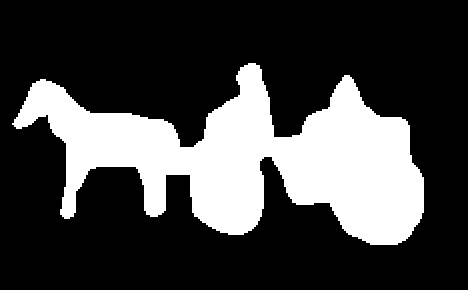
%> input picture 10-bai07-skeleton-pruning/carriage-17.gif, 468 x 290 px
$ octave Test.m   (GNU Octave 9; MATLAB toolbox functions it lacks are replaced by stand-ins)
%> lines starting %> are read from the running program, lines starting %| are printed output that depends on the picture; in (x1, y1, x2, y2) boxes, pixels count from 0 and x2, y2 are one past the last pixel; in counts of white or black regions, pixels touching at a corner belong together; the program's own positions count from 1
### 05-bai07-skeleton-pruning/GetContour1.m
function  [aa,bb,edge]=GetContour(bw)
%----------------------------------------
%Name: contour=GetContour(bw)
%Desc: To get the point's position along the boundary
%      bw is a n¡Án matrix
%Para: In bw, Non-zero point present the position of the shape
%Return:aa ,bb--the point's position along the boundary
%----------------------------------------
if max(max(bw))>1;

    I2=im2bw(bw,0.5);
else
    I2=bw;
end

[mm,nn]=size(bw);
   I3=bwperim(I2);
 edge=zeros(mm,nn);
   i=1;
   for j=1:nn;
       I3(i,j)=0;
   end
   i=mm;
   for j=1:nn;
       I3(i,j)=0;
   end
   j=1;
   for i=1:mm;
       I3(i,j)=0;
   end
   j=nn;
   for i=1:mm;
       I3(i,j)=0;
   end


   dx=[-1,-1,-1,0,1,1,1,0];
   dy=[-1,0,1,1,1,0,-1,-1];
   for i=1:mm;
       for j=1:nn;

           y=j;
           x=mm-i+1;
           if I3(x,y)==1;
               sx=x;
               sy=y;
           end
       end
   end
   cx=sx;
   cy=sy;
   temp=0;
   NO=1;

   bFindStartPoint = 0;
   while(~bFindStartPoint);
       aa(NO)=cx;
       bb(NO)=cy;
       edge(cx,cy)=1;
       bFindPoint =0;
       while ~bFindPoint;
               tx=cx+dx(temp+1);
               ty=cy+dy(temp+1);
               pixel = I3(tx,ty);
               if pixel==1;
                   bFindPoint = 1;
                   cx=tx;
                   cy=ty;
                   if cx==sx&cy==sy;
                       bFindStartPoint=1;
                   end
                   temp=temp-1;
                   if temp==-1;
                       temp=7;
                   end
                   temp=temp-1;
                   if temp==-1;
                       temp=7;
                   end
               else
                   temp=temp+1;
                   if temp==8;
                       temp=0;
                   end
               end
           end
           NO=NO+1;

       end


### 10-bai07-skeleton-pruning/div_skeleton_new.m

function [bw,I0,x,y,x1,y1,aa,bb]=div_skeleton_new(ro,T1,I0,no_vertice)
% function [bw,I0,x,y,x1,y1,aa,bb]=div_skeleton_new(ro,T1,I0,no_vertice)
%Output: bw is skeleton image, I0 is original image
%        [x,y] is DCE verices, and [x1,y1] is skeleton endpoints
%        [aa,bb] is the original contour
%input : ro is always set as 4, and
%T1 is the parameter for evaluating the intersection, it is distance in pixels
%I0 is the input binary image,
%no_vertice is the number of vertices of the polygon similified by DCE.


if max(max(I0))>1;
I0=im2bw(I0);
end
%I0=1-I0;%add
%[aa,bb,I5]=GetContour(I0);
 [aa,bb,I5]=GetContour1(I0);

%[aa,bb]=TraceContour(I1)

%I2=im2bw(I1,0.5);
I3=bwperim(I0);

[s,value]=evolution([aa',bb'],no_vertice);
a=s(:,1);
b=s(:,2);
NO=length(a);


    [convex_temp,concave_temp]=FindConvex(a,b,NO);
     convex=zeros(1,NO);
     convex(convex_temp)=1;

   m=length(a);
    for i=1:m;
        intersect(i)=Intersecto(a,b,i,concave_temp,T1);
    end
    final=convex-intersect;
    remain=find(final==1);
    NONO=length(remain);
    aaa=a(remain); bbb=b(remain);

mark=Curvediv1(aa,bb,aaa,bbb,NONO,I3);
[p,q]=find(mark~=0);
u=length(p);
for i=1:u;
    mark(p(i),q(i))=mark(p(i),q(i))+1;
end
mark=MarkOther(mark, I3, I5);
bw=SkeletonGrow1(I0,ro,mark);
x=a;
x(NO+1)=a(1);
y=b;
y(NO+1)=b(1);
x1=aaa;
y1=bbb;

%figure;plot(x,y);
%figure;plot(aa,bb);

### 05-bai07-skeleton-pruning/evolution.m
function [s, value, delval]=evolution(slist,number,maxvalue,keepEndpoints,processUntilConvex,show)
%EVOLUTION(slist, number,<maxvalue>,<keepEndpoints>,<processUntilConvex><show>)
% discrete curve evolution of slist to n points
%input: slist, number of vertices in resulting list
%       optional: maxvalue: stop criterion,if >0.0 value overrides number
%       optional: keepEndpoints. if set to 1, endpoints are NOT deleted
%       optional: processUntilConvex. if set to 1, evolution continues until
%                 shape is convex
%       optional: show: displayflag
%output: s=simplificated list
%			value= vector containing values of remaining vertices in point-order
%			delval= vector containing values of deleted vertices in order of deletion


% this function is not speed-optimized, it is near a simple brute force
% implementation !

% blocking of vertices is taken into account.
if exist('keepEndpoints')==0
    keepEndpoints=0;
end

if exist('processUntilConvex==0')==0
    processUntilConvex=0;
end

% [5 lines of commented-out code are left out]
display = 0;

if (exist('maxvalue')) & maxvalue > 0
   number=3;
else
   maxvalue=inf;
end

if (processUntilConvex>0)
    number=3;
    maxValue = inf;
end

if (number<3) | (length(slist)<=3)
   fprintf('WARNING (evolution): less than 3 vertices\n')
   s=slist;
   return
end

delval=[];
peri=polperimetr([slist;slist(1,:)]);
s=slist;

%initialize value vector (containing the information value of each vertex)
value=zeros(length(s),1);
for i=1:length(s)
	value(i)=relevance(s,i,peri,keepEndpoints);
end


m=-1;
%mainloop
while 1

   if display
   	plotslist(s,1);
      fprintf('value of deleted vertex: %7.5f\n',m);
      pause;
   end

   if processUntilConvex & isConvex(s)
       break;                   % => ready
   end

   if number >= length(s)
      break;						% => ready
   end


   [m i]=min(value);				%find min. value
   if m > maxvalue				% => ready
      break
   end


   % test blocking
   if m > 0
      bf=blocked(s,i);

      % if vertex is blocked, find first non-blocked vertex
      % this procedure is separated from the 'usual min-case'
      % for speed-reasons (sort is needed instead of min)
      if bf
         [rel ind]=sort(value);
         j=2;
      	m=1e16;  %inf.

         while j <= length(s)
         	i=ind(j);
         	bf=blocked(s,i);
         	if bf==0
         	   m=rel(j);
         	   break;
            end
            j=j+1;
      	end

      	if m>maxvalue
         	break;					% => ready.
      	end
      end
   end

   %delete vertex
   px=s(i,1);
   py=s(i,2);		% keep coordinates
   s(i,:)=[];
   value(i)=[];
   delval=[delval; m];


   %neighbouring vertices
   i0=i-1;
   i1=i;
   if i0==0
   	i0=length(s);
	elseif i1>length(s)
   	i1=1;
   end


   %neighbouring vertices changed value
   value(i0)=relevance(s,i0,peri,keepEndpoints);
   value(i1)=relevance(s,i1,peri,keepEndpoints);

end %while
return

%-------------------------------------------
%RELEVANCE
%returns normalized relevance measure of required index

function v=relevance(s,index,peri,keepEndpoints)

if keepEndpoints
    if index==1 | index == length(s(:,1))
        v=inf;
        return;
    end
end

%vertices
i0=index-1;
i1=index;
i2=index+1;
if i0==0
   i0=length(s);
elseif i2>length(s)
   i2=1;
end

%segments
seg1x=s(i1,1)-s(i0,1);
seg1y=s(i1,2)-s(i0,2);
seg2x=s(i1,1)-s(i2,1);
seg2y=s(i1,2)-s(i2,2);

l1=sqrt(seg1x*seg1x + seg1y*seg1y);
l2=sqrt(seg2x*seg2x + seg2y*seg2y);

%turning angle (0-180)
a=180 - acos(([seg1x seg1y]*[seg2x;seg2y])/l1/l2) * 180 / pi;


%relevance measure
v=a*l1*l2 / (l1 + l2);
v=v/peri;  %normalize
return

%-------------------------------------------------------------
%seglength

% [5 lines left out: function seglength, not called in this run]

%-------------------------------------------------------------
%blocked

% [63 lines left out: function blocked, not called in this run]


%-------------------------------------------------------------
% check if shape is convex (or concave)

% [36 lines left out: functions isConvex, curvatureDirection, not called in this run]


% PERIMETER Perimeter (length) of a polygon.
%	P = PERIMETR(s) Returns perimeter (length)
%	of a polygon (or a sequence of line segments)
% Calculate length ......................
function  p = polperimetr(s)
p = sum(sqrt(diff(s(:,1)).^2+diff(s(:,2)).^2));

### 10-bai07-skeleton-pruning/FindConvex.m
function [l,lc]=FindConvex(a,b,NOs)
i=1;
dx1 = a(i) - a(NOs);
dy1 = b(i) - b(NOs);
dx2 = a(i+1)-a(i) ;
dy2 = b(i+1)-b(i) ;
temp(i) = dx1*dy2 - dy1*dx2;
for i=2:NOs-1;
    dx1 = a(i)-a(i-1) ;
    dy1 = b(i)-b(i-1) ;
    dx2 = a(i+1)-a(i) ;
    dy2 = b(i+1)-b(i) ;
    temp(i) = dx1*dy2 - dy1*dx2;
end
i=NOs;
dx1 = a(i)-a(i-1) ;
dy1 = b(i)-b(i-1) ;
dx2 = a(1)-a(i) ;
dy2 = b(1)-b(i) ;
temp(i) = dx1*dy2 - dy1*dx2;

%%
l1=find(temp>0);
l2=find(temp<0);

if length(l1)>length(l2);
    l=l1;lc=l2;
else
    l=l2;lc=l1;
end

### 10-bai07-skeleton-pruning/Curvediv1.m
function I=Curvediv1(orx,ory,endx,endy,nume,bw)
%-------------------------------------------
%Name: Curvediv,make signs to boundary curve
%Para: orx,ory----original curve
%      endx,endy--curve after convolution
%      bw---------oringnal graphic
%      I----------a matrix with marks
M=length(orx);
%N=length(endx);
N=nume;
[MM,NN]=size(bw);
I=zeros(MM,NN);
for i=1:N-1;
    for j=1:M;
        if endx(i)==orx(j)&&endy(i)==ory(j);
            temp1=j;
        end
        if endx(i+1)==orx(j)&&endy(i+1)==ory(j);
            temp2=j;
        end
    end
    if temp2>temp1;
       for k=temp1:temp2-1;
           I(orx(k),ory(k))=i+1;
       end
    else temp1>temp2;
       for k=temp1:M;
           I(orx(k),ory(k))=i+1;
       end
       for k=1:temp2-1;
           I(orx(k),ory(k))=i+1;
       end
    end

end

i=N;
    for j=1:M;
        if endx(i)==orx(j)&&endy(i)==ory(j);
            temp1=j;
        end
        if endx(1)==orx(j)&&endy(1)==ory(j);
            temp2=j;
        end
    end
    if temp2>temp1;
       for k=temp1:temp2-1;
           I(orx(k),ory(k))=i+1;
       end
    else temp1>temp2;
       for k=temp1:M;
           I(orx(k),ory(k))=i+1;
       end
       for k=1:temp2-1;
           I(orx(k),ory(k))=i+1;
       end
    end

    % [10 lines of commented-out code are left out]


### 10-bai07-skeleton-pruning/MarkOther.m
function I=MarkOther(mark, I3, I5)
[mm,nn]=size(I3);


   i=1;
   for j=1:nn;
       I3(i,j)=0;
   end
   i=mm;
   for j=1:nn;
       I3(i,j)=0;
   end
   j=1;
   for i=1:mm;
       I3(i,j)=0;
   end
   j=nn;
   for i=1:mm;
       I3(i,j)=0;
   end
   m=1;
   k=0;
while m~=0;
I=I3-I5;
[m,n]=find(I~=0);
NO=length(m);
dm=[-1,-1,-1,0,1,1,1,0];
dn=[-1,0,1,1,1,0,-1,-1];
for i=1:NO;
    for j=1:8;
        x=m(i)+dm(j);
        y=n(i)+dn(j);
        if mark(x,y)~=0&mark(x,y)~=1;
            mark(m(i),n(i))=mark(x,y);
            I5(m(i),n(i))=1;
            break;


        end
    end
end
k=k+1;

if k>200;%%%%%%%%%%%%%%%%%%%%%%%%%%
break;
end
end
I=mark;

### 10-bai07-skeleton-pruning/SkeletonGrow1.m
function skltn = SkeletonGrow1(bw,ro,mark)
%---------------------------------------
%Name:  skltn = SkeletonGrow(bw,ro)
%Desc:  从二值图中获得形体的骨架
%       bw是一个n×n的矩阵，非0点表示形
%       体的位置
%Para:  bw——n×n的矩阵，非0点表示形体
%           的位置
%Return:skltn——与bw同维的矩阵，非0点表
%        示骨架点,其数值表示最大圆的半径
%--------------------------------------
[m,n] = size(bw);
skltn = zeros(m,n);
%第一步，进行距离变换
[dist,lab] = bwdist(bw);

% the star point of the skeleton
root = find(dist == max(max(dist)));
root = root(1);

%accsee matrix
bAccess = zeros(m,n);

curPoint = [0,0];
[curPoint(2),curPoint(1)] = Lab2Pos(root,m,n);

skltn(curPoint(1),curPoint(2)) = dist(curPoint(1),curPoint(2));
bAccess(curPoint(1),curPoint(2)) = 1;

%access stack
AccessStack = [curPoint];

% from the start point, check the 4-adjent points and the 8-adjent points
while (length(AccessStack) ~= 0);
    curPoint = AccessStack(1,:);
    [tm,tn] = size(AccessStack);
    AccessStack = AccessStack(2:tm,:);
    nAdj = 0;
    for i = max(curPoint(1)-1,1):min(curPoint(1)+1,m);
        for j = max(curPoint(2)-1,1):min(curPoint(2)+1,n);
            if bAccess(i,j) == 0;
                skltn(i,j) = CheckSkeleton1(bw,dist,lab,i,j,ro,mark);
                if skltn(i,j) ~= 0;
                    bAccess(i,j) = 1;
                    nAdj = nAdj+1;
                    AccessStack = [[i,j];AccessStack];
                else
                    bAccess(i,j) = -1;
                end;
            end;
        end;
    end;

end;


### 05-bai07-skeleton-pruning/Intersecto.m
function l=Intersecto(a,b,k,concave_v,Th)
    [m,n]=size(a);
    s=zeros(m,4);
    for i=1:m-1;
       s(i,:)=[a(i),b(i),a(i+1),b(i+1)];
    end
    i=m;
    s(i,:)=[a(i),b(i),a(1),b(1)];


    if k==1;

        t=[a(m),b(m),a(2),b(2)];
    elseif k==m;
        t=[a(m-1),b(m-1),a(1),b(1)];
    else
        t=[a(k-1),b(k-1),a(k+1),b(k+1)];
    end
    l=0;
    for j=1:m;
           if WheIn(t,s(j,:))==1;
              l=1*Min_Dis_Bver(a,b,k,concave_v,Th);
               break;
           end
    end


% [20 lines left out: function WheIn, not called in this run]
%--------------
% [13 lines left out: function Min_Dis_Bver, not called in this run]


### 10-bai07-skeleton-pruning/Lab2Pos.m
function [x,y] = Lab2Pos(lab,m,n)
%---------------------------------------
%Name:  [x,y] = Lab2Pos(lab,n)
%Desc:  由标号获得元素在矩阵中的行列数
%Para:  lab  元素标号，列优先的顺序编号
%       m,n  矩阵的维
%Return:x,y  元素在矩阵中的行列数
%---------------------------------------
l = lab-1;
x = floor(l/m)+1;
y = mod(l,m)+1;

### 10-bai07-skeleton-pruning/Test.m
I = imread('carriage-17.gif');
%> I is the input picture: size 290x468 uint8; 26.4% white; 1 white region, box (x1, y1, x2, y2) and area: (12, 63, 424, 245) 35852
I = imresize(I,.75);
%> I: size 218x351 uint8
bw = im2bw(I);
%> bw: size 218x351 logical; 26.6% white; 1 white region, box (x1, y1, x2, y2) and area: (9, 47, 318, 184) 20340
bw= 1-bw; %the shape must be black, i.e., values zero.

[bw,I0,x,y,x1,y1,aa,bb]=div_skeleton_new(4,1,bw,15);
%> in GetContour, `I3=bwperim(I2);`: I3: size 218x351 logical; 3% white in thin lines or dots
%> after the loop in GetContour, `for j=1:nn;`:
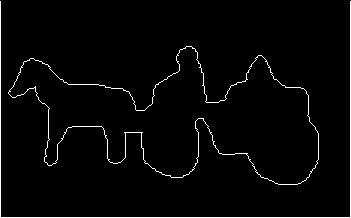
%> I3: size 218x351 logical; 2.5% white in thin lines or dots
%> after the loop in GetContour, `for j=1:nn;`:
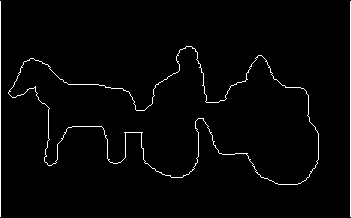
%> I3: size 218x351 logical; 2% white in thin lines or dots
%> after the loop in GetContour, `for i=1:mm;`:
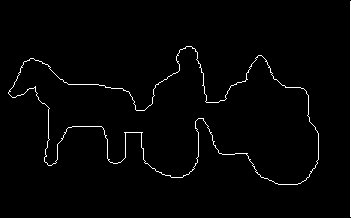
%> I3: size 218x351 logical; 1.8% white in thin lines or dots
%> after the loop in GetContour, `for i=1:mm;`:
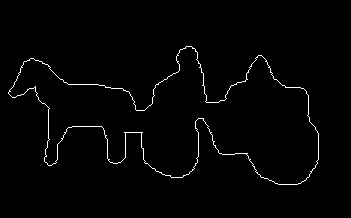
%> I3: size 218x351 logical; 1.5% white in thin lines or dots, all inside (x1, y1, x2, y2) = (8, 46, 319, 185)
%> after the loop in GetContour, `for i=1:mm;`: sx = 47; sy = 192
%> in GetContour, `cx=sx;`: cx = 47
%> in GetContour, `cy=sy;`: cy = 192
%> after the loop in GetContour, `while(~bFindStartPoint);`: NO = 1068; aa = 1067 values, max 185 at index 288, min 47 at index 1, mean 118.2; bFindStartPoint = 1; bb = 1067 values, max 319 at index 231, min 9 at index 819, mean 165.3; temp = 1
%> in polperimetr, `p = sum(sqrt(diff(s(:,1)).^2+diff(s(:,2)).^2));`: p = 1222.3
%> in evolution, `s=slist;`: s = 1067 rows, first 12: [47 192; 48 193; 49 194; 49 195; 50 196; 51 196; 52 197; 53 198; 54 198; 55 198; 56 198; 57 198]
%> the loop in evolution, `for i=1:length(s)` made 1067 passes
%> (seg1x in relevance, seg1y in relevance, seg2x in relevance, seg2y in relevance, l1 in relevance, l2 in relevance, a in relevance, v in relevance) on passes 1 to 3: (0, 1, -1, -1, 1, 1.41, 45, 0.0216), (1, 1, -1, -1, 1.41, 1.41, 8.54e-07, 4.94e-10), (1, 1, 0, -1, 1.41, 1, 45, 0.0216)
%> the loop in Curvediv1, `for i=1:N-1;` made 8 passes
%> after the loop in Curvediv1, `for k=temp1:M;`:
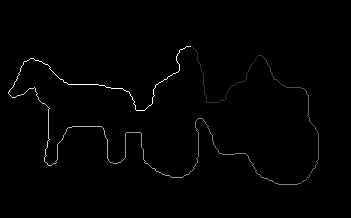
%> I: size 218x351 double; min 0, max 10, mean 0.0862; drawn with min black and max white
%> after the loop in div_skeleton_new, `for i=1:u;`: mark: size 218x351 double; 1.39% of pixels changed, all inside (x1, y1, x2, y2) = (8, 46, 319, 185)
%> after the loop in MarkOther, `while m~=0;`: mark: size 218x351 double; min 0, max 11, mean 0.105
%> in SkeletonGrow1, `[dist,lab] = bwdist(bw);`:
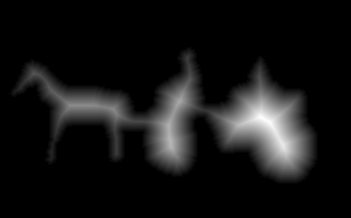
%> dist: size 218x351 single; min 0, max 38.28, mean 3.1; drawn with min black and max white
%> in SkeletonGrow1, `[dist,lab] = bwdist(bw);`:
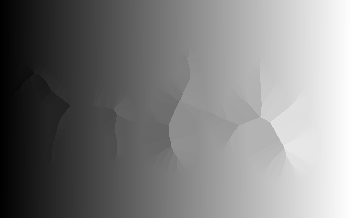
%> lab: size 218x351 uint32; min 1, max 76518, mean 38257.3; drawn with min black and max white
%> in SkeletonGrow1, `skltn(curPoint(1),curPoint(2)) = dist(curPoint(1),curPoint(2));`: skltn: size 218x351 double; values 0 (black) and 38.28 (white), 0% white in thin lines or dots, all inside (x1, y1, x2, y2) = (260, 117, 261, 118)
%> the loop in SkeletonGrow1, `while (length(AccessStack) ~= 0);` made 1 pass
%> the run ends on the next line
